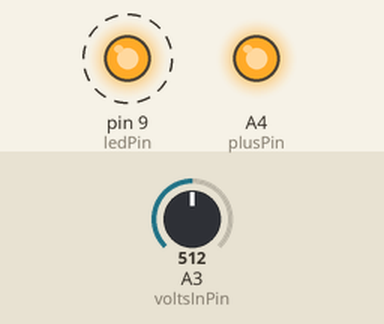
Bench run of a sketch on a simulated Arduino Uno, built with avr-gcc and run on an emulated ATmega328P. On the bench: output pins drawn as LEDs (lit = HIGH). Dashed ring = blinking. The test bench sets the inputs (shaded band); at power-on: A3 (voltsInPin) = 512.

Above: at 1.4 s.
1.5 s: A3 (voltsInPin) set to 122
At 1.65 s:
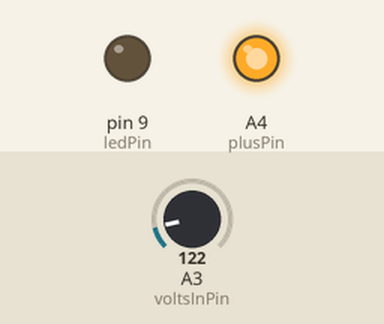
4.7 s: A3 (voltsInPin) set to 511
At 4.89 s:
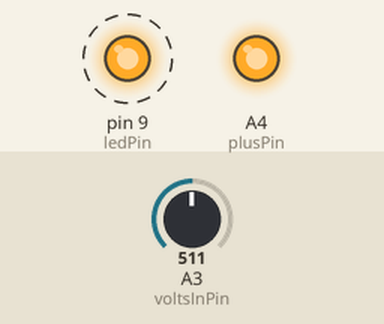
Timing chart, 0 to 13.9 s (numbered marks = the images above; inputs shaded):
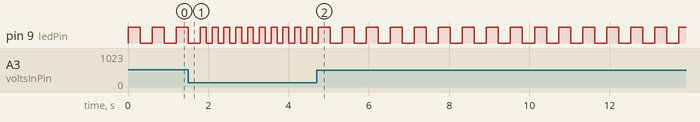

Measured:
- after the input at 4.7 s, pin 9 (ledPin): alternates HIGH for 0.30 s and LOW for 0.30 s, starting after 0.34 s
- by itself, pin 9 (ledPin): repeats every 0.29 s: HIGH 0.15 s, LOW 0.15 s

The sketch:

variable_led_flash.ino
```cpp
// variable_led_flash
// Arduino Uno or Leonardo

int voltsInPin = 3;
int gndPin = A2;
int plusPin = A4;
int ledPin = 9;

void setup()
{
  pinMode(gndPin, OUTPUT);
  digitalWrite(gndPin, LOW);
  pinMode(plusPin, OUTPUT);
  digitalWrite(plusPin, HIGH);
  pinMode(ledPin, OUTPUT);
}

void loop()
{
  int rawReading = analogRead(voltsInPin);
  int period = map(rawReading, 0, 1023, 100, 500);
  digitalWrite(ledPin, HIGH);
  delay(period);
  digitalWrite(ledPin, LOW);
  delay(period);
}
```
